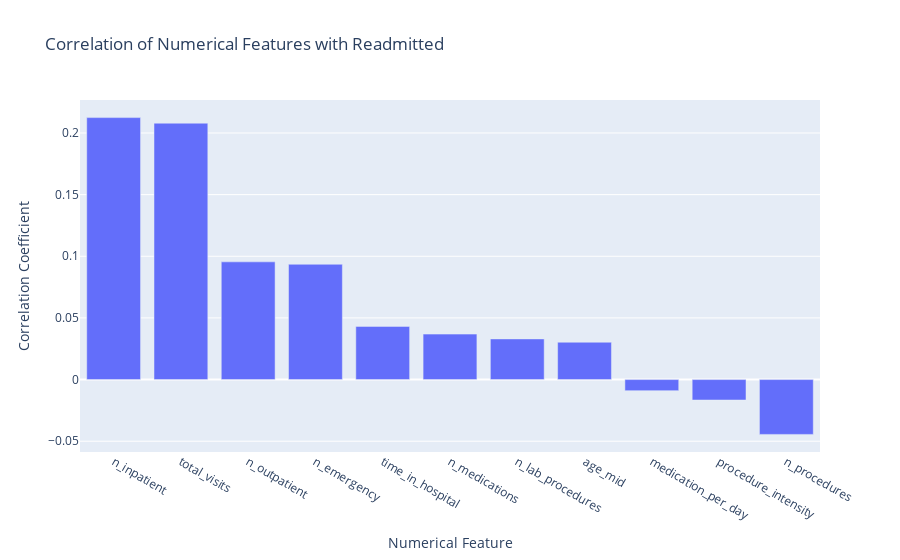

Notebook code cell kept with this figure:
### Code cell
# Select only numerical columns for correlation analysis, including 'readmitted'
numerical_cols_with_target = data.select_dtypes(include=['int64', 'float64']).columns

# Calculate correlation with 'readmitted'
correlation_with_readmitted = data[numerical_cols_with_target].corr()['readmitted'].sort_values(ascending=False)

print("\nCorrelation with 'readmitted' column:\n")
print(correlation_with_readmitted)

# Visualize the correlation with 'readmitted'
fig = px.bar(correlation_with_readmitted.drop('readmitted'),
             x=correlation_with_readmitted.drop('readmitted').index,
             y=correlation_with_readmitted.drop('readmitted').values,
             title='Correlation of Numerical Features with Readmitted',
             labels={'x':'Numerical Feature', 'y':'Correlation Coefficient'})
fig.update_xaxes(categoryorder='total descending')
fig.show()

### Figure 1 — Plotly figure (JSON) as saved in the notebook; plotly's stock layout.template omitted (floating-point values rounded to 4 significant figures)
{"data": [{"hovertemplate": "Numerical Feature=%{x}<br>Correlation Coefficient=%{y}<extra></extra>", "legendgroup": "", "marker": {"color": "#636efa", "pattern": {"shape": ""}}, "name": "", "orientation": "v", "showlegend": false, "textposition": "auto", "type": "bar", "x": ["n_inpatient", "total_visits", "n_outpatient", "n_emergency", "time_in_hospital", "n_medications", "n_lab_procedures", "age_mid", "medication_per_day", "procedure_intensity", "n_procedures"], "xaxis": "x", "y": [0.2125, 0.208, 0.09549, 0.09352, 0.04314, 0.03687, 0.03297, 0.03029, -0.008965, -0.01659, -0.04447], "yaxis": "y"}], "layout": {"barmode": "relative", "legend": {"tracegroupgap": 0}, "title": {"text": "Correlation of Numerical Features with Readmitted"}, "xaxis": {"anchor": "y", "categoryorder": "total descending", "domain": [0, 1], "title": {"text": "Numerical Feature"}}, "yaxis": {"anchor": "x", "domain": [0, 1], "title": {"text": "Correlation Coefficient"}}}}
